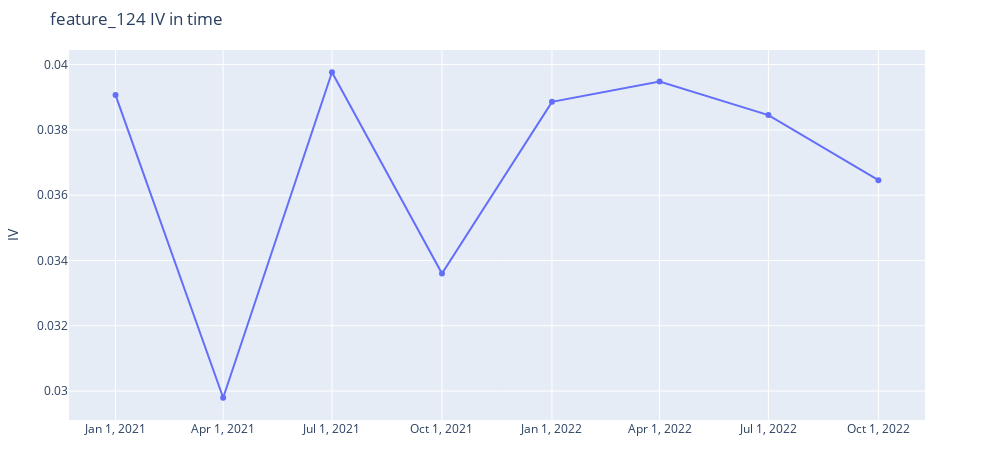
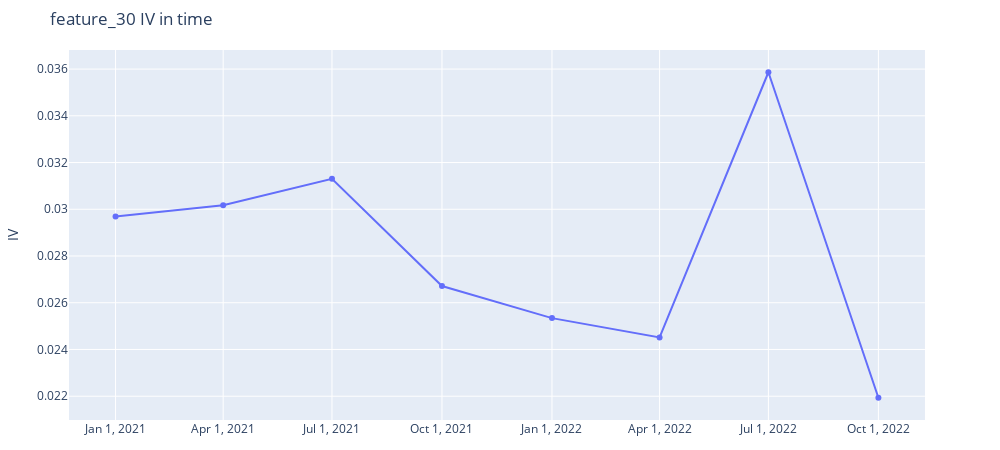
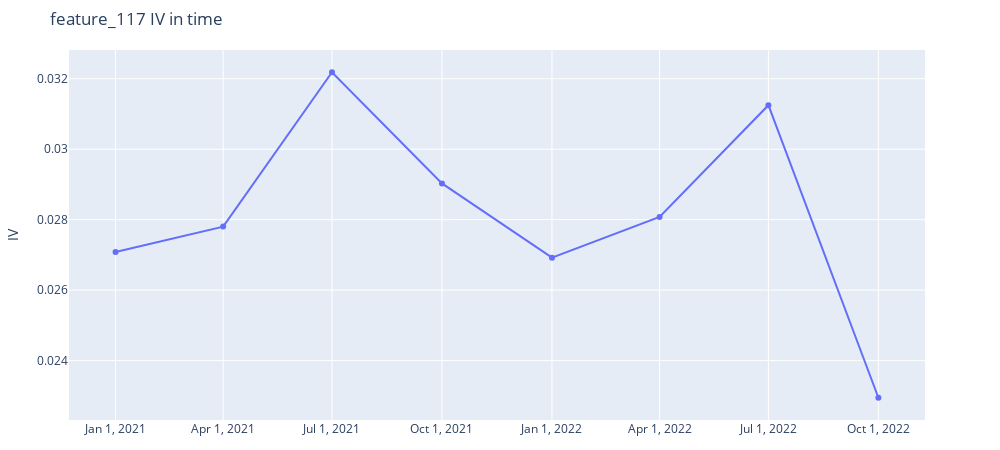
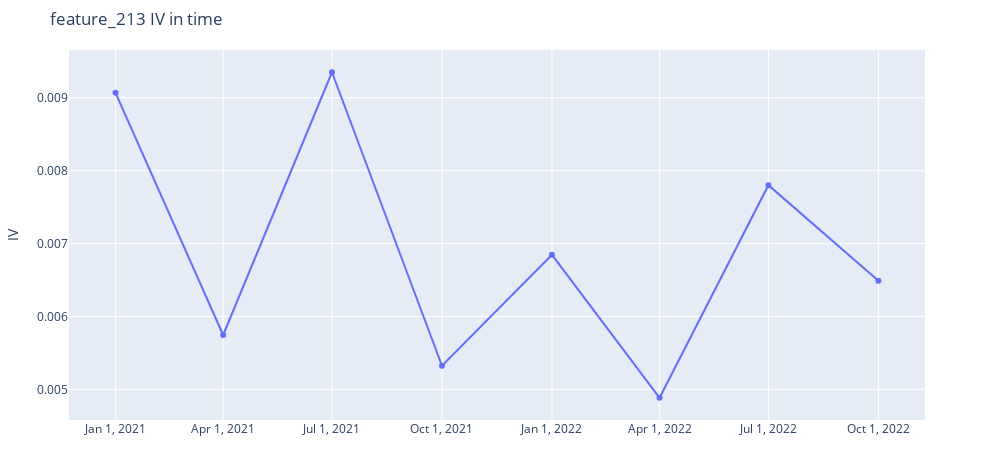

These figures' notebook cell, in order:
### Markdown cell above
**Задание:** Возьмите **топ-15** фичей получившегося бустинга по важности по `gain`. Отрисуйте для них графики стабильности по `IV` во времени и удалите из рассмотрения те признаки, качество которых деградирует

**NB!** Обращайте внимание на масштаб оси *y!* Иногда признак стабильнее, чем кажется)

Если вам это мешает, можете поменять ось *y*, чтобы она начиналась от нуля в прошлом задании.

### Code cell
top15features_stable =[features_optuna[i] for i in sorted_idx_gain][:15]
for i in top15features_stable:
    plot_metric_time(df[i], df['target'], df['quarter'])

### Figure 1 — Plotly figure (JSON) as saved in the notebook; plotly's stock layout.template omitted (floating-point values rounded to 4 significant figures)
{"data": [{"mode": "markers+lines", "name": "feature_124", "type": "scatter", "x": ["2021-01-01T00:00:00", "2021-04-01T00:00:00", "2021-07-01T00:00:00", "2021-10-01T00:00:00", "2022-01-01T00:00:00", "2022-04-01T00:00:00", "2022-07-01T00:00:00", "2022-10-01T00:00:00"], "y": [0.03907, 0.0298, 0.03977, 0.0336, 0.03886, 0.03948, 0.03845, 0.03646]}], "layout": {"height": 450, "margin": {"b": 30, "l": 30, "r": 30, "t": 50}, "title": {"text": "feature_124 IV in time"}, "width": 1000, "xaxis": {"domain": [0, 0.95], "showgrid": true, "tickvals": ["2021-01-01T00:00:00", "2021-04-01T00:00:00", "2021-07-01T00:00:00", "2021-10-01T00:00:00", "2022-01-01T00:00:00", "2022-04-01T00:00:00", "2022-07-01T00:00:00", "2022-10-01T00:00:00"]}, "yaxis": {"title": {"text": "IV"}}}}

### Figure 2 — Plotly figure (JSON) as saved in the notebook; plotly's stock layout.template omitted (floating-point values rounded to 4 significant figures)
{"data": [{"mode": "markers+lines", "name": "feature_30", "type": "scatter", "x": ["2021-01-01T00:00:00", "2021-04-01T00:00:00", "2021-07-01T00:00:00", "2021-10-01T00:00:00", "2022-01-01T00:00:00", "2022-04-01T00:00:00", "2022-07-01T00:00:00", "2022-10-01T00:00:00"], "y": [0.0297, 0.03017, 0.0313, 0.02671, 0.02534, 0.02452, 0.03586, 0.02193]}], "layout": {"height": 450, "margin": {"b": 30, "l": 30, "r": 30, "t": 50}, "title": {"text": "feature_30 IV in time"}, "width": 1000, "xaxis": {"domain": [0, 0.95], "showgrid": true, "tickvals": ["2021-01-01T00:00:00", "2021-04-01T00:00:00", "2021-07-01T00:00:00", "2021-10-01T00:00:00", "2022-01-01T00:00:00", "2022-04-01T00:00:00", "2022-07-01T00:00:00", "2022-10-01T00:00:00"]}, "yaxis": {"title": {"text": "IV"}}}}

### Figure 3 — Plotly figure (JSON) as saved in the notebook; plotly's stock layout.template omitted (floating-point values rounded to 4 significant figures)
{"data": [{"mode": "markers+lines", "name": "feature_117", "type": "scatter", "x": ["2021-01-01T00:00:00", "2021-04-01T00:00:00", "2021-07-01T00:00:00", "2021-10-01T00:00:00", "2022-01-01T00:00:00", "2022-04-01T00:00:00", "2022-07-01T00:00:00", "2022-10-01T00:00:00"], "y": [0.02708, 0.0278, 0.03219, 0.02903, 0.02692, 0.02808, 0.03125, 0.02294]}], "layout": {"height": 450, "margin": {"b": 30, "l": 30, "r": 30, "t": 50}, "title": {"text": "feature_117 IV in time"}, "width": 1000, "xaxis": {"domain": [0, 0.95], "showgrid": true, "tickvals": ["2021-01-01T00:00:00", "2021-04-01T00:00:00", "2021-07-01T00:00:00", "2021-10-01T00:00:00", "2022-01-01T00:00:00", "2022-04-01T00:00:00", "2022-07-01T00:00:00", "2022-10-01T00:00:00"]}, "yaxis": {"title": {"text": "IV"}}}}

### Figure 4 — Plotly figure (JSON) as saved in the notebook; plotly's stock layout.template omitted (floating-point values rounded to 4 significant figures)
{"data": [{"mode": "markers+lines", "name": "feature_213", "type": "scatter", "x": ["2021-01-01T00:00:00", "2021-04-01T00:00:00", "2021-07-01T00:00:00", "2021-10-01T00:00:00", "2022-01-01T00:00:00", "2022-04-01T00:00:00", "2022-07-01T00:00:00", "2022-10-01T00:00:00"], "y": [0.009067, 0.005745, 0.009349, 0.005323, 0.006845, 0.004885, 0.0078, 0.006491]}], "layout": {"height": 450, "margin": {"b": 30, "l": 30, "r": 30, "t": 50}, "title": {"text": "feature_213 IV in time"}, "width": 1000, "xaxis": {"domain": [0, 0.95], "showgrid": true, "tickvals": ["2021-01-01T00:00:00", "2021-04-01T00:00:00", "2021-07-01T00:00:00", "2021-10-01T00:00:00", "2022-01-01T00:00:00", "2022-04-01T00:00:00", "2022-07-01T00:00:00", "2022-10-01T00:00:00"]}, "yaxis": {"title": {"text": "IV"}}}}
